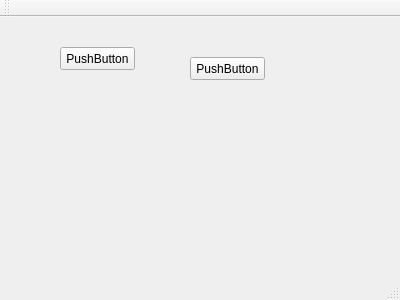
<?xml version="1.0" encoding="UTF-8"?>
<ui version="4.0">
 <class>MainWindow</class>
 <widget class="QMainWindow" name="MainWindow">
  <property name="geometry">
   <rect>
    <x>0</x>
    <y>0</y>
    <width>400</width>
    <height>300</height>
   </rect>
  </property>
  <property name="windowTitle">
   <string>MainWindow</string>
  </property>
  <widget class="QWidget" name="centralWidget">
   <widget class="QPushButton" name="pushButton">
    <property name="geometry">
     <rect>
      <x>60</x>
      <y>30</y>
      <width>75</width>
      <height>23</height>
     </rect>
    </property>
    <property name="text">
     <string>PushButton</string>
    </property>
   </widget>
   <widget class="QPushButton" name="pushButton_2">
    <property name="geometry">
     <rect>
      <x>190</x>
      <y>40</y>
      <width>75</width>
      <height>23</height>
     </rect>
    </property>
    <property name="text">
     <string>PushButton</string>
    </property>
   </widget>
  </widget>
  <widget class="QMenuBar" name="menuBar">
   <property name="geometry">
    <rect>
     <x>0</x>
     <y>0</y>
     <width>400</width>
     <height>23</height>
    </rect>
   </property>
  </widget>
  <widget class="QToolBar" name="mainToolBar">
   <attribute name="toolBarArea">
    <enum>TopToolBarArea</enum>
   </attribute>
   <attribute name="toolBarBreak">
    <bool>false</bool>
   </attribute>
  </widget>
  <widget class="QStatusBar" name="statusBar"/>
 </widget>
 <layoutdefault spacing="6" margin="11"/>
 <resources/>
 <connections/>
</ui>
